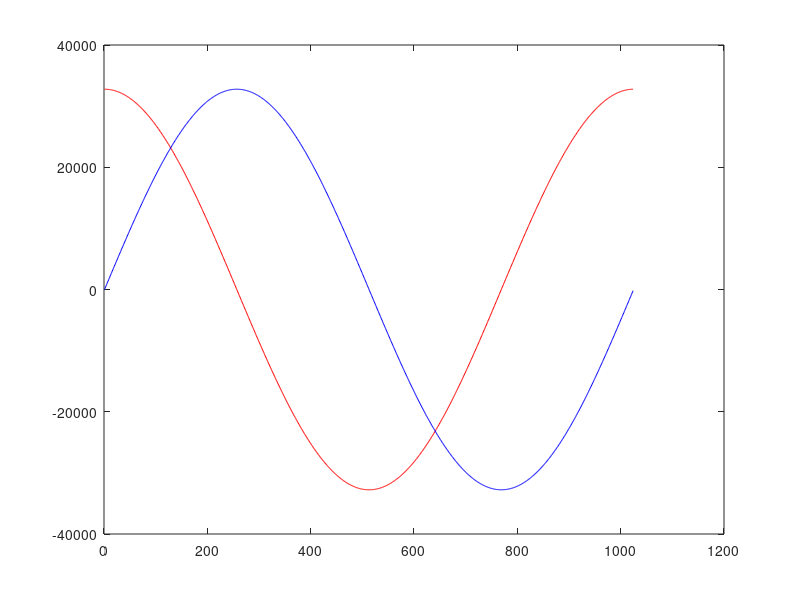

Write MATLAB code to recreate this figure.
clear;
rom_depth=1024;
rom_bits=16;

t=0:rom_depth-1;
w=(2*pi/rom_depth)*t;
a=2^(rom_bits-1)-1;

rom_data_i=round(a*cos(w));
rom_data_q=round(a*sin(w));

plot(rom_data_i, 'r');
hold on;
plot(rom_data_q, 'b');
hold off;

fid=fopen("dds_pkg.vhd", "wt");
fprintf(fid, "library IEEE;\n");
fprintf(fid, "use IEEE.STD_LOGIC_1164.ALL;\n");
fprintf(fid, "use IEEE.NUMERIC_STD.ALL;\n\n");
fprintf(fid, "package dds_pkg is\n\n");
fprintf(fid, "type t_dds_array is array (0 to %d) of integer;\n\n", rom_depth-1);

fprintf(fid, "constant k_cos_table: t_dds_array := (\n");
fprintf(fid, "%d, %d, %d, %d, %d, %d, %d, %d, \n", rom_data_i(1:end-8));
fprintf(fid, "%d, %d, %d, %d, %d, %d, %d, %d); \n\n", rom_data_i(end-7:end));

fprintf(fid, "constant k_sin_table: t_dds_array := (\n");
fprintf(fid, "%d, %d, %d, %d, %d, %d, %d, %d, \n", rom_data_q(1:end-8));
fprintf(fid, "%d, %d, %d, %d, %d, %d, %d, %d); \n\n", rom_data_q(end-7:end));

fprintf(fid, "end package dds_pkg;\n");
